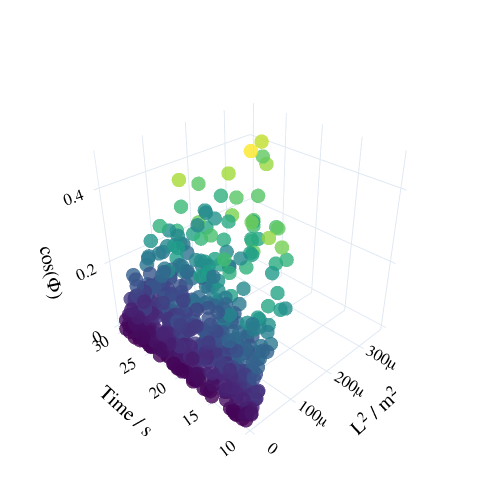

Write notebook code for a chart like this one.
### Code cell
micro_df = washburn_eqn(micro_df)
scatter_plot_3D(micro_df['L_squared'], micro_df['t'], micro_df['cos(phi)'],micro_df['cos(phi)'], 'L<sup>2</sup> / m<sup>2</sup>', 'Time / s', 'cos(Φ)', -1.75, -1.75, 1.5)

### Figure 1 — Plotly figure (JSON) as saved in the notebook; plotly's stock layout.template omitted (floating-point values rounded to 4 significant figures; data arrays with more than 128 entries replaced by an {"elided": "..."} marker saying what was removed)
{"data": [{"marker": {"color": {"elided": "500 float values"}, "colorscale": [[0, "#440154"], [0.1111, "#482878"], [0.2222, "#3e4989"], [0.3333, "#31688e"], [0.4444, "#26828e"], [0.5556, "#1f9e89"], [0.6667, "#35b779"], [0.7778, "#6ece58"], [0.8889, "#b5de2b"], [1, "#fde725"]], "opacity": 0.8, "size": 5}, "mode": "markers", "type": "scatter3d", "x": {"elided": "500 float values"}, "y": {"elided": "500 float values"}, "z": {"elided": "500 float values"}}], "layout": {"font": {"color": "black", "family": "Helvetica", "size": 14}, "height": 500, "margin": {"b": 0, "l": 0, "r": 0, "t": 0}, "scene": {"camera": {"center": {"x": 0, "y": 0, "z": 0}, "eye": {"x": -1.75, "y": -1.75, "z": 1.5}, "up": {"x": 0, "y": 0, "z": 1}}, "xaxis": {"title": {"font": {"size": 20}, "text": "L<sup>2</sup> / m<sup>2</sup>"}}, "yaxis": {"title": {"font": {"size": 20}, "text": "Time / s"}}, "zaxis": {"title": {"font": {"size": 20}, "text": "cos(Φ)"}}}, "width": 500}}
